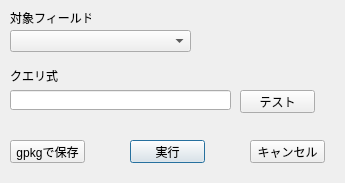
<?xml version="1.0" encoding="UTF-8"?>
<ui version="4.0">
 <class>FeatureSelectExprSampleDialogBase</class>
 <widget class="QDialog" name="FeatureSelectExprSampleDialogBase">
  <property name="geometry">
   <rect>
    <x>0</x>
    <y>0</y>
    <width>345</width>
    <height>183</height>
   </rect>
  </property>
  <property name="windowTitle">
   <string>FeatureSelectExpr Sample</string>
  </property>
  <widget class="QLabel" name="label">
   <property name="geometry">
    <rect>
     <x>10</x>
     <y>70</y>
     <width>50</width>
     <height>12</height>
    </rect>
   </property>
   <property name="text">
    <string>クエリ式</string>
   </property>
  </widget>
  <widget class="QPushButton" name="execButton">
   <property name="geometry">
    <rect>
     <x>130</x>
     <y>140</y>
     <width>75</width>
     <height>23</height>
    </rect>
   </property>
   <property name="text">
    <string>実行</string>
   </property>
  </widget>
  <widget class="QPushButton" name="cancelButton">
   <property name="geometry">
    <rect>
     <x>250</x>
     <y>140</y>
     <width>75</width>
     <height>23</height>
    </rect>
   </property>
   <property name="text">
    <string>キャンセル</string>
   </property>
  </widget>
  <widget class="QPushButton" name="saveButton">
   <property name="geometry">
    <rect>
     <x>10</x>
     <y>140</y>
     <width>75</width>
     <height>23</height>
    </rect>
   </property>
   <property name="text">
    <string>gpkgで保存</string>
   </property>
  </widget>
  <widget class="QLineEdit" name="queryEdit">
   <property name="geometry">
    <rect>
     <x>10</x>
     <y>90</y>
     <width>221</width>
     <height>20</height>
    </rect>
   </property>
  </widget>
  <widget class="QPushButton" name="testButton">
   <property name="geometry">
    <rect>
     <x>240</x>
     <y>90</y>
     <width>75</width>
     <height>23</height>
    </rect>
   </property>
   <property name="text">
    <string>テスト</string>
   </property>
  </widget>
  <widget class="QComboBox" name="fieldsBox">
   <property name="geometry">
    <rect>
     <x>10</x>
     <y>30</y>
     <width>181</width>
     <height>22</height>
    </rect>
   </property>
  </widget>
  <widget class="QLabel" name="label_2">
   <property name="geometry">
    <rect>
     <x>10</x>
     <y>10</y>
     <width>81</width>
     <height>16</height>
    </rect>
   </property>
   <property name="text">
    <string>対象フィールド</string>
   </property>
  </widget>
 </widget>
 <resources/>
 <connections>
  <connection>
   <sender>testButton</sender>
   <signal>clicked()</signal>
   <receiver>FeatureSelectExprSampleDialogBase</receiver>
   <slot>testPush()</slot>
   <hints>
    <hint type="sourcelabel">
     <x>267</x>
     <y>96</y>
    </hint>
    <hint type="destinationlabel">
     <x>287</x>
     <y>42</y>
    </hint>
   </hints>
  </connection>
  <connection>
   <sender>saveButton</sender>
   <signal>clicked()</signal>
   <receiver>FeatureSelectExprSampleDialogBase</receiver>
   <slot>savePush()</slot>
   <hints>
    <hint type="sourcelabel">
     <x>53</x>
     <y>146</y>
    </hint>
    <hint type="destinationlabel">
     <x>101</x>
     <y>119</y>
    </hint>
   </hints>
  </connection>
  <connection>
   <sender>execButton</sender>
   <signal>clicked()</signal>
   <receiver>FeatureSelectExprSampleDialogBase</receiver>
   <slot>execPush()</slot>
   <hints>
    <hint type="sourcelabel">
     <x>163</x>
     <y>150</y>
    </hint>
    <hint type="destinationlabel">
     <x>217</x>
     <y>124</y>
    </hint>
   </hints>
  </connection>
  <connection>
   <sender>cancelButton</sender>
   <signal>clicked()</signal>
   <receiver>FeatureSelectExprSampleDialogBase</receiver>
   <slot>cancelPush()</slot>
   <hints>
    <hint type="sourcelabel">
     <x>295</x>
     <y>144</y>
    </hint>
    <hint type="destinationlabel">
     <x>332</x>
     <y>120</y>
    </hint>
   </hints>
  </connection>
  <connection>
   <sender>queryEdit</sender>
   <signal>textChanged(QString)</signal>
   <receiver>FeatureSelectExprSampleDialogBase</receiver>
   <slot>queryChange()</slot>
   <hints>
    <hint type="sourcelabel">
     <x>174</x>
     <y>96</y>
    </hint>
    <hint type="destinationlabel">
     <x>216</x>
     <y>64</y>
    </hint>
   </hints>
  </connection>
 </connections>
 <slots>
  <slot>testPush()</slot>
  <slot>savePush()</slot>
  <slot>execPush()</slot>
  <slot>cancelPush()</slot>
  <slot>queryChange()</slot>
 </slots>
</ui>
